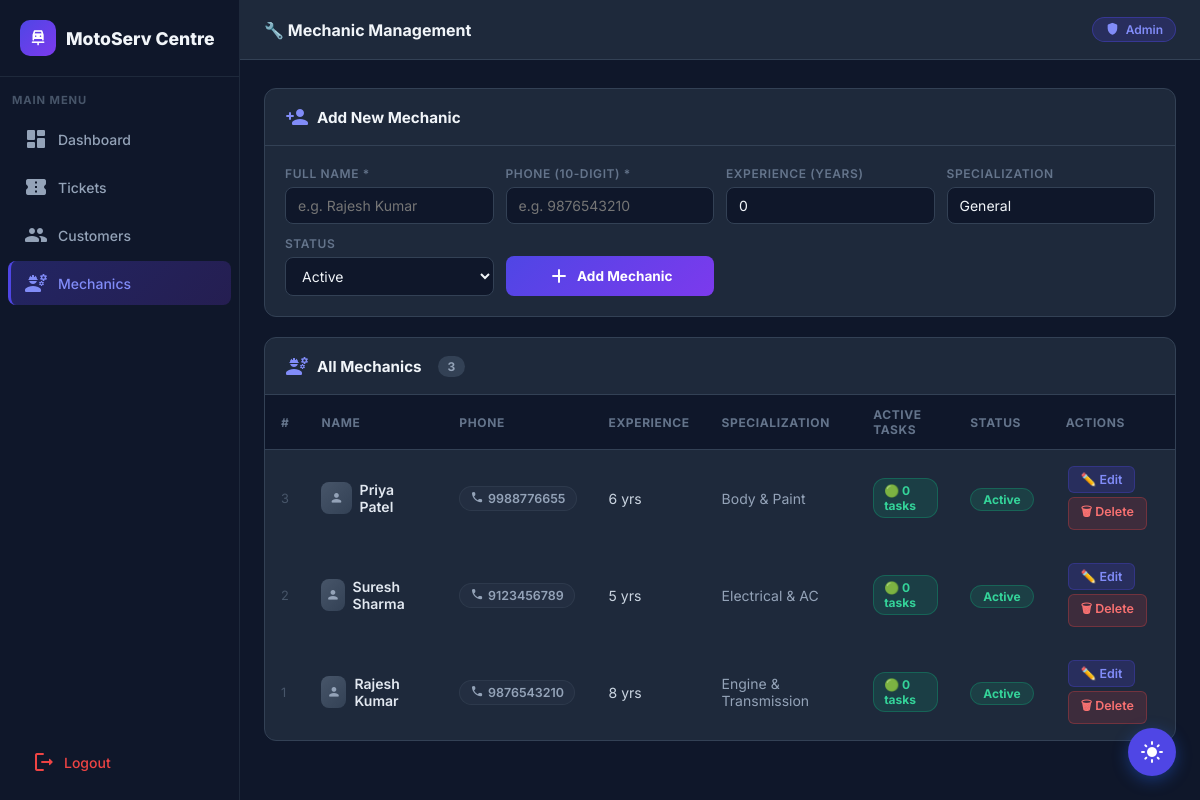
Page /admin/mechanics (signed in) on the committed database.
### tables this page shows
CREATE TABLE mechanics (
            id                INTEGER PRIMARY KEY AUTOINCREMENT,
            name              TEXT    NOT NULL,
            phone             TEXT    NOT NULL UNIQUE,
            experience_years  INTEGER NOT NULL DEFAULT 0,
            specialization    TEXT    NOT NULL DEFAULT 'General',
            status            TEXT    NOT NULL DEFAULT 'Active'
        );

### admin.py (the view)
@admin_bp.route("/mechanics")
@admin_required
def admin_mechanics():
    conn = get_db()
    mechanics = conn.execute("""
        SELECT m.*,
               COUNT(b.id) as task_count
        FROM mechanics m
        LEFT JOIN bookings b ON b.mechanic_id = m.id
            AND b.status IN ('Accepted','In Progress')
        GROUP BY m.id ORDER BY m.id DESC
    """).fetchall()
    conn.close()
    return render_template("admin_mechanics.html", mechanics=mechanics)

### admin.py (called while the page is built)
def get_db():
    conn = sqlite3.connect(DB_PATH, timeout=10)
    conn.row_factory = sqlite3.Row
    return conn

def admin_required(f):
    from functools import wraps
    @wraps(f)
    def decorated(*args, **kwargs):
        if not session.get("is_admin"):
            flash("Admin access required.", "warning")
            return redirect(url_for("admin.admin_login"))
        return f(*args, **kwargs)
    return decorated

### templates/admin_mechanics.html (shortened to what this page needs)
{% extends "base.html" %}
{% block body %}
<div class="admin-layout">
    <aside class="sidebar">
        <div class="sidebar-logo">
            <div class="logo-dot"><span class="material-icons-round">car_repair</span></div>
            <span class="brand">MotoServ Centre</span>
        </div>
        <div class="sidebar-section">Main Menu</div>
        <a href="{{ url_for('admin.admin_dashboard') }}" class="sidebar-link">
            <span class="material-icons-round">dashboard</span> Dashboard
        </a>
        <a href="{{ url_for('admin.admin_tickets') }}" class="sidebar-link">
            <span class="material-icons-round">confirmation_number</span> Tickets
        </a>
        <a href="{{ url_for('admin.admin_customers') }}" class="sidebar-link">
            <span class="material-icons-round">people</span> Customers
        </a>
        <a href="{{ url_for('admin.admin_mechanics') }}" class="sidebar-link active">
            <span class="material-icons-round">engineering</span> Mechanics
        </a>
        <div class="sidebar-footer">
            <a href="{{ url_for('admin.admin_logout') }}">
                <span class="material-icons-round">logout</span> Logout
            </a>
        </div>
    </aside>
    <main class="admin-main">
        <div class="admin-topbar">
            <h2>🔧 Mechanic Management</h2>
            <div class="admin-badge">
                <span class="material-icons-round" style="font-size:.9rem">shield</span> Admin
            </div>
        </div>
        <div class="admin-content">
            <div class="admin-card fade-up">
                <div class="admin-card-header">
                    <h3><span class="material-icons-round" style="color:#818CF8">person_add</span> Add New Mechanic</h3>
                </div>
                <form method="POST" action="{{ url_for('admin.add_mechanic') }}"
                    onsubmit="return validateMechanicForm(this)">
                    <div class="mech-form-row">
                        <div class="mech-form-group">
                            <label>Full Name *</label>
                            <input type="text" name="name" placeholder="e.g. Rajesh Kumar" required />
                        </div>
                        <div class="mech-form-group">
                            <label>Phone (10-digit) *</label>
                            <input type="text" name="phone" placeholder="e.g. 9876543210" maxlength="10"
                                inputmode="numeric" required />
                        </div>
                        <div class="mech-form-group">
                            <label>Experience (Years)</label>
                            <input type="number" name="experience_years" placeholder="0" min="0" max="50" value="0" />
                        </div>
                        <div class="mech-form-group">
                            <label>Specialization</label>
                            <input type="text" name="specialization" placeholder="e.g. Engine & Electrical"
                                value="General" />
                        </div>
                        <div class="mech-form-group">
                            <label>Status</label>
                            <select name="status">
                                <option value="Active">Active</option>
                            </select>
                        </div>
                        <div class="mech-form-group" style="display:flex;align-items:flex-end">
                            <button type="submit" class="btn-add" style="width:100%;justify-content:center">
                                <span class="material-icons-round">add</span> Add Mechanic
                            </button>
                        </div>
                    </div>
                </form>
            </div>
            <div class="admin-card fade-up">
                <div class="admin-card-header">
                    <h3>
                        <span class="material-icons-round" style="color:#818CF8">engineering</span>
                        All Mechanics
                        <span
                            style="background:#334155;color:#94A3B8;border-radius:20px;font-size:.75rem;padding:3px 10px;margin-left:8px">{{
                            mechanics|length }}</span>
                    </h3>
                </div>
                {% if mechanics %}
                <div style="overflow-x:auto">
                    <table class="admin-table">
                        <thead>
                            <tr>
                                <th>#</th>
                                <th>Name</th>
                                <th>Phone</th>
                                <th>Experience</th>
                                <th>Specialization</th>
                                <th>Active Tasks</th>
                                <th>Status</th>
                                <th>Actions</th>
                            </tr>
                        </thead>
                        <tbody>
                            {% for m in mechanics %}
                            <tr>
                                <td style="color:#475569;font-size:.8rem">{{ m.id }}</td>
                                <td style="color:#E2E8F0;font-weight:600">
                                    <div style="display:flex;align-items:center;gap:8px">
                                        <div
                                            style="width:32px;height:32px;border-radius:8px;background:linear-gradient(135deg,#475569,#334155);display:flex;align-items:center;justify-content:center">
                                            <span class="material-icons-round"
                                                style="font-size:.9rem;color:#94A3B8">person</span>
                                        </div>
                                        {{ m.name }}
                                    </div>
                                </td>
                                <td>
                                    <a href="tel:{{ m.phone }}" style="display:inline-flex;align-items:center;gap:4px;
                                        padding:4px 10px;border-radius:16px;background:rgba(71,85,105,.15);
                                        color:#94A3B8;text-decoration:none;font-size:.78rem;font-weight:600;
                                        border:1px solid rgba(71,85,105,.3)">
                                        <span class="material-icons-round" style="font-size:.85rem">call</span>
                                        {{ m.phone }}
                                    </a>
                                </td>
                                <td>{{ m.experience_years }} yr{{ 's' if m.experience_years != 1 else '' }}</td>
                                <td style="color:#94A3B8">{{ m.specialization }}</td>
                                <td>
                                    {% set tc = m.task_count %}
                                    <span
                                        class="task-badge {% if tc <= 2 %}task-green{% elif tc <= 5 %}task-yellow{% else %}task-red{% endif %}">
                                        {% if tc <= 2 %}🟢{% elif tc <=5 %}🟡{% else %}🔴{% endif %} {{ tc }} task{{ 's'
                                            if tc !=1 else '' }} </span>
                                </td>
                                <td>
                                    <span class="{{ 'status-active' if m.status == 'Active' else 'status-inactive' }}">
                                        {{ m.status }}
                                    </span>
                                </td>
                                <td>
                                    <button class="btn-sm-edit"
                                        onclick="openEditModal({{ m.id }}, '{{ m.name|e }}', '{{ m.phone }}', {{ m.experience_years }}, '{{ m.specialization|e }}', '{{ m.status }}')">
                                        ✏️ Edit
                                    </button>
                                    <form method="POST"
                                        action="{{ url_for('admin.delete_mechanic', mechanic_id=m.id) }}"
                                        style="display:inline"
                                        onsubmit="return confirm('Delete mechanic {{ m.name }}? This cannot be undone.')">
                                        <button type="submit" class="btn-sm-del">🗑 Delete</button>
                                    </form>
                                </td>
                            </tr>
                            {% endfor %}
                        </tbody>
                    </table>
                </div>
                {% else %}
                <div class="empty-mech">
                    <span class="material-icons-round">engineering</span>
                    <p>No mechanics yet. Add your first mechanic above.</p>
                </div>
                {% endif %}
            </div>
        </div>
    </main>
</div>
{% endblock %}

### templates/base.html (style rules this page uses)
:root { --bg: #F8FAFC; --card: #FFFFFF; --primary: #2563EB; --primary-hover: #1D4ED8; --secondary: #14B8A6; --text: #1E293B; --text-muted: #64748B; --border: #E2E8F0; --badge-pending: #F59E0B; --badge-accepted: #2563EB; --badge-progress: #7C3AED; --badge-completed: #10B981; --badge-rejected: #EF4444; --shadow: 0 4px 24px rgba(0, 0, 0, .06); --radius: 12px; --nav-bg: #FFFFFF; --input-bg: #F8FAFC; --sidebar: #0F172A; --sidebar-text: #94A3B8; }
[data-theme="dark"] { --bg: #0F172A; --card: #1E293B; --primary: #4F46E5; --primary-hover: #4338CA; --secondary: #F97316; --text: #F1F5F9; --text-muted: #94A3B8; --border: #334155; --shadow: 0 4px 24px rgba(0, 0, 0, .3); --nav-bg: #1E293B; --input-bg: #0F172A; }
* { box-sizing: border-box; margin: 0; padding: 0 }
body { font-family: 'Inter', sans-serif; background: var(--bg); color: var(--text); transition: background .3s, color .3s; min-height: 100vh }
a { color: var(--primary); text-decoration: none }
table { width: 100%; border-collapse: collapse; font-size: .9rem }
thead { background: var(--bg) }
th { padding: 12px 16px; text-align: left; font-weight: 600; color: var(--text-muted); font-size: .8rem; text-transform: uppercase; letter-spacing: .05em; border-bottom: 1px solid var(--border) }
td { padding: 14px 16px; border-bottom: 1px solid var(--border); color: var(--text); vertical-align: middle }
tr:last-child td { border-bottom: none }
.fade-up { animation: fadeUp .4s ease both }

### rows in the picture
mechanics: id "3", name "Priya Patel", phone "9988776655", experience_years "6", experience_years "s", specialization "Body & Paint", tc "0", value "s", status "Active"
mechanics: id "2", name "Suresh Sharma", phone "9123456789", experience_years "5", experience_years "s", specialization "Electrical & AC", tc "0", value "s", status "Active"
mechanics: id "1", name "Rajesh Kumar", phone "9876543210", experience_years "8", experience_years "s", specialization "Engine & Transmission", tc "0", value "s", status "Active"

### other values in the picture
{{ mechanics|length }} "3"
